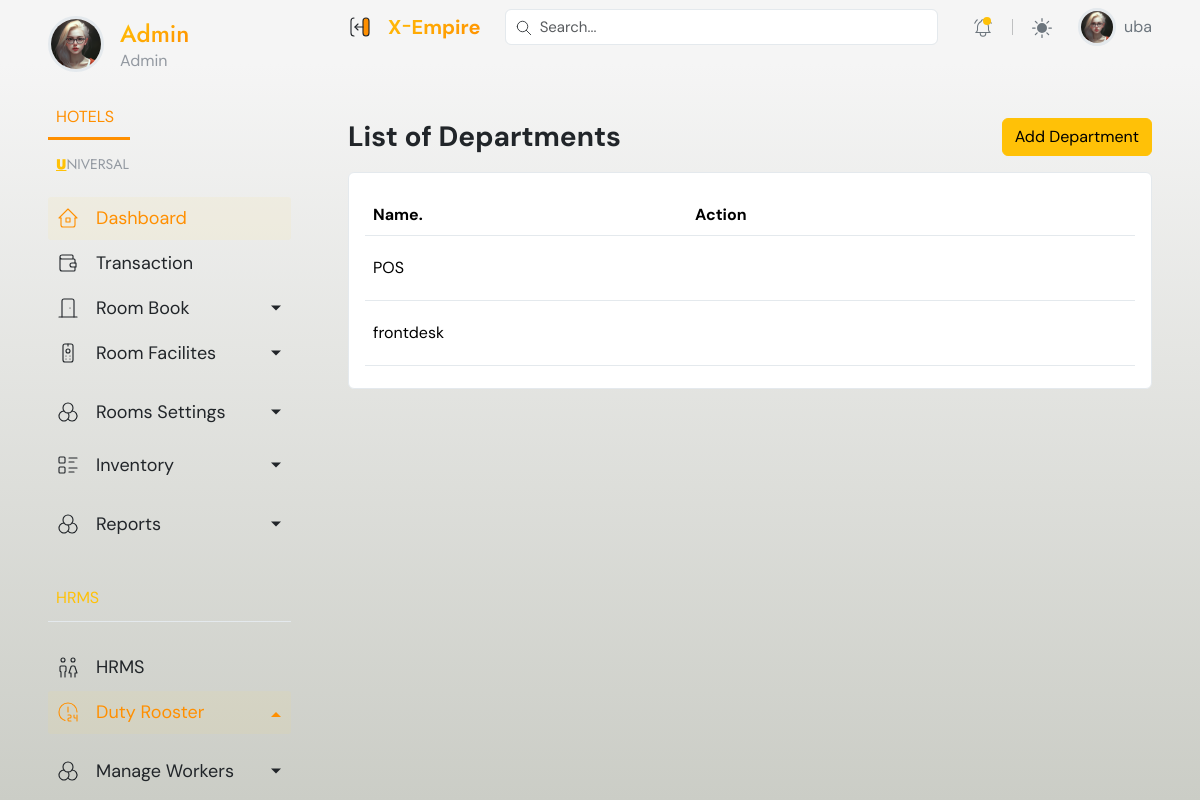
The app's page /hrm/departments/ (signed in), older data.
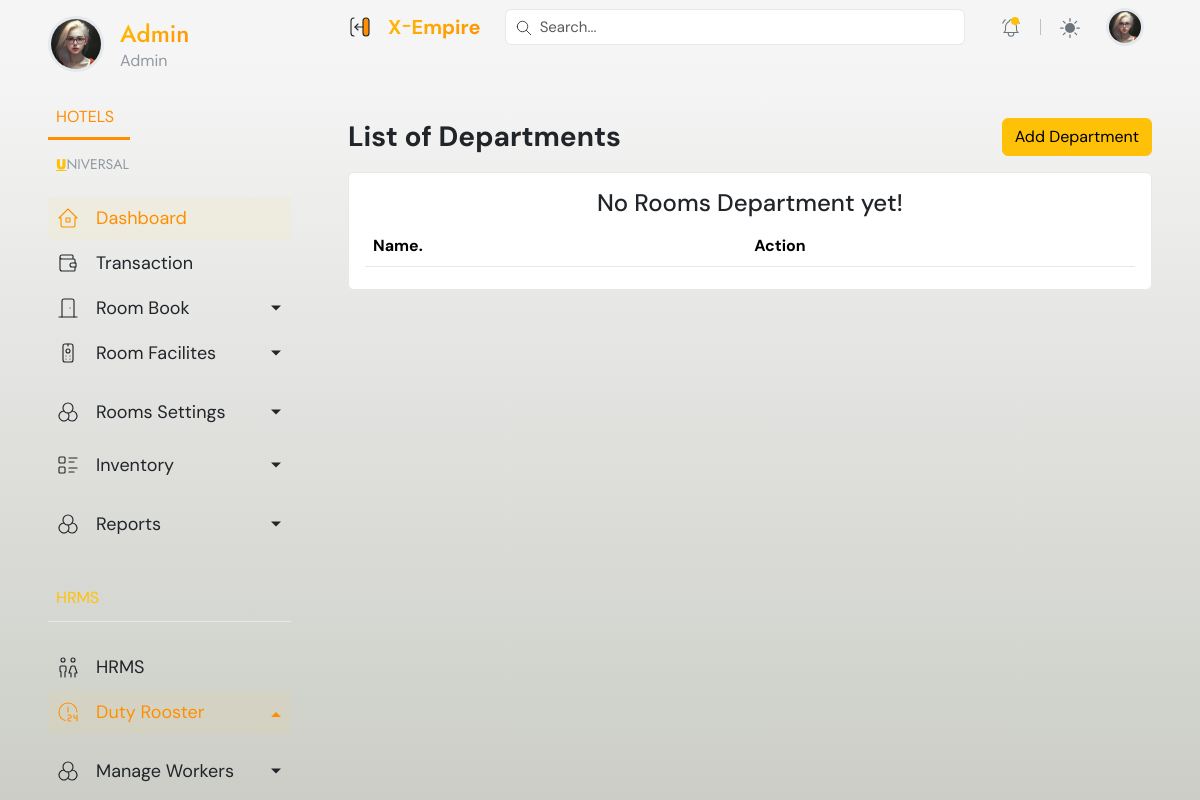
The same page, newer data.
### accounts/models.py (models this page shows, shortened)
class User(AbstractUser):
    email = models.EmailField(unique=True)
    phone = models.CharField(max_length=100, null=True, blank=True)
    is_admin = models.BooleanField(default=False)
    is_supervisor = models.BooleanField(default=False)
    is_account_officer = models.BooleanField(default=False)
    is_frontdesk_officer = models.BooleanField(default=False)
    is_pos_officer = models.BooleanField(default=False)
    is_worker = models.BooleanField(default=False)
    active_status = models.BooleanField(default=False)
    t_and_c = models.BooleanField(default=False)

### hrm/models.py (models this page shows, shortened)
class Department(models.Model):
    name = models.CharField(max_length=100, unique=True)  # Ensure department name is unique
    slug = models.SlugField(max_length=100, unique=True, blank=True)
    date_created = models.DateTimeField(auto_now_add=True)

### hrm/views.py (the view)
# urls.py: path('departments/', views.department_list, name='departments'),
def department_list(request):
    departments = Department.objects.all()
    form = DepartmentForm()
    context=  {
        'departments': departments,
        'form':form,
        }
    return render(request, 'pages/department.html',context)

### hrm/forms.py
class DepartmentForm(forms.ModelForm):
    class Meta:
        model = Department
        fields = ['name',]
    def __init__(self, *args, **kwargs):
        super(DepartmentForm, self).__init__(*args, **kwargs)
        self.fields['name'].widget.attrs.update({'class': 'form-control', 'placeholder': 'Enter Department Name'})

### hrm/templates/pages/department.html (shortened to what this page needs)
{% extends 'dashboard_base.html' %}
{% load static %}
{% block content %}
    <main class="container-fluid px-0">
        {% if request.user.is_admin %}
            {% include '../partials/menubars/admin_sidebar.html' %}
        {% elif request.user.is_supervisor %}
            {% include '../partials/menubars/supervisor_sidebar.html' %}
        {% elif request.user.is_account_officer %}
            {% include '../partials/menubars/accounting_sidebar.html' %}
        {% else %}
            {% include '../partials/menubars/frontdesk_sidebar.html' %}
        {% endif %}
        <div class="content">
            {% include '../partials/top_header.html' %}
            <div class="px-xl-5 px-lg-4 px-3 py-3 mt-5 page-body">
                <div class="row g-3">
                    <div class="col-sm-12">
                        <div class="d-flex align-items-center justify-content-between flex-wrap">
                            <h3 class="fw-bold mb-0"> List of Departments</h3>
                            <div class="col-auto d-flex w-sm-100">
                                <button type="button" class="btn btn-warning" data-bs-toggle="offcanvas" data-bs-target="#add-department" aria-controls="add-department">Add Department</button>
                            </div>
                        </div>
                    </div>
                    <div class="col-sm-12">
                        <div class="card">
                            <div class="card-body">
                                <table class="table dataTable align-middle table-hover table-body" style="width: 100%;">
                                    <thead>
                                        <tr>
                                            <th>Name.</th>
                                            <th>Action</th>
                                        </tr>
                                    </thead>
                                    <tbody>
                                        {% if departments %}
                                            {% for department in departments %}
                                                <tr>
                                                    <td>{{ department.name }}</td>
                                                    <td>
                                                        <button type="button" class="btn" data-bs-toggle="offcanvas" data-bs-target="#edit-room" aria-controls="edit-room"><i class="fa fa-pencil-square fa-2x"></i></button>
                                                        <a href="#" data-url="{% url 'hrm:department_delete' 0 %}" onclick="deleteDepartment(event, {{ department.id }})" class="btn"><i class="fa fa-trash text-danger fa-2x"></i></a>
                                                    </td>
                                                </tr>
                                            {% endfor %}
                                        {% else %}
                                            <div class="text-center">
                                                <h4> No Rooms Department yet! </h4>
                                            </div>
                                        {% endif %}
                                    </tbody>
                                </table>
                            </div>
                        </div>
                    </div>
                </div>
            </div>
            </main>
{% endblock %}

### dashboard/templates/partials/top_header.html (shortened to what this page needs)
{% load static %}
<header class="px-xl-5 px-lg-4 px-3 sticky-top" data-bs-theme="none">
    <div class="d-flex justify-content-between align-items-center py-2 w-100">
        <div class="d-flex align-items-center pe-4">
            <button class="btn d-xl-inline-flex d-none border-0 p-0 pe-2 sidebar-toggle-btn" type="button">
            </button>
            <a href="index.html" class="brand-icon text-decoration-none d-flex align-items-center" title="X-Empire Admin Template">
                <span class="fw-bold ps-2 fs-5 d-none d-xl-inline-flex text-gradient">X <small>-</small>Empire</span>
            </a>
        </div>
        <form class="dropdown main-search me-md-4 w-100 d-none d-md-inline-flex">
            <div class="w-100" data-bs-toggle="dropdown" data-bs-auto-close="outside">
                <input type="text" class="form-control" placeholder="Search..." aria-label="Search...">
            </div>
        </form>
        <ul class="header-menu flex-grow-1">
            <li class="nav-item dropdown px-md-1 d-none d-md-inline-flex">
                <a class="dropdown-toggle gray-6" href="#" role="button" data-bs-toggle="dropdown" aria-expanded="false" title="notification">
                    <span class="bullet-dot bg-primary animation-blink"></span>
                </a>
            </li>
            <li class="nav-item py-2 py-md-1 col-auto">
            </li>
            <li class="nav-item dropdown px-md-1">
                <a class="dropdown-toggle gray-6" href="#" id="bd-theme" data-bs-toggle="dropdown" aria-expanded="false">
                    <svg width="20" height="20" fill="currentColor" viewBox="0 0 24 24" class="theme-icon-active"><use href="#sun-fill"></use></svg>
                </a>
            </li>
            <li class="nav-item user ms-3">
                <a class="dropdown-toggle gray-6 d-flex text-decoration-none align-items-center lh-sm p-0" href="#" role="button" data-bs-toggle="dropdown" aria-expanded="false" title="User" data-bs-auto-close="outside">
                    {% if request.user.profile.image %}
                        <img class="avatar rounded-circle border border-3" src="{% static 'dashboard/assets/images/profile_av.png' %}" alt="profile image">
                    {% else %}
                        <img class="avatar rounded-circle border border-3" src="{% static 'dashboard/assets/images/profile_av.png' %}" alt="profile image">
                    {% endif %}
                    <span class="ms-2 fs-6 d-none d-sm-inline-flex">{{request.user.first_name}}</span>
                </a>
            </li>
        </ul>
    </div>
</header>

Row changes from the older to the newer data that the page shows:
no longer on this page (row edited): User: user.first_name "uba"
removed Department: name "POS"
removed Department: name "frontdesk"
Text that changed along with them:
text now shown: "No Rooms Department yet!"
